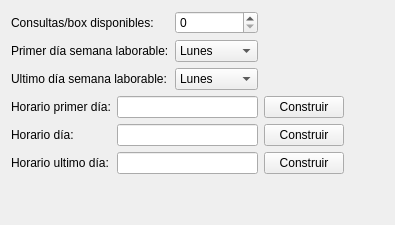
             <widget class="QWidget" name="tab_8">
              <attribute name="title">
               <string>Agenda</string>
              </attribute>
              <layout class="QGridLayout" name="gridLayout_15">
               <item row="4" column="3">
                <widget class="QPushButton" name="btnConstruir2">
                 <property name="text">
                  <string>Construir</string>
                 </property>
                </widget>
               </item>
               <item row="2" column="2">
                <widget class="QComboBox" name="cbo_ultimo_dia_semana">
                 <item>
                  <property name="text">
                   <string>Lunes</string>
                  </property>
                 </item>
                 <item>
                  <property name="text">
                   <string>Martes</string>
                  </property>
                 </item>
                 <item>
                  <property name="text">
                   <string>Miercoles</string>
                  </property>
                 </item>
                 <item>
                  <property name="text">
                   <string>Jueves</string>
                  </property>
                 </item>
                 <item>
                  <property name="text">
                   <string>Viernes</string>
                  </property>
                 </item>
                 <item>
                  <property name="text">
                   <string>Sabado</string>
                  </property>
                 </item>
                 <item>
                  <property name="text">
                   <string>Domingo</string>
                  </property>
                 </item>
                </widget>
               </item>
               <item row="0" column="2">
                <widget class="QSpinBox" name="txtConsultas"/>
               </item>
               <item row="5" column="0">
                <widget class="QLabel" name="label_48">
                 <property name="text">
                  <string>Horario ultimo día:</string>
                 </property>
                </widget>
               </item>
               <item row="4" column="0">
                <widget class="QLabel" name="label_47">
                 <property name="text">
                  <string>Horario día:</string>
                 </property>
                </widget>
               </item>
               <item row="0" column="0" colspan="2">
                <widget class="QLabel" name="label_43">
                 <property name="text">
                  <string>Consultas/box disponibles:</string>
                 </property>
                </widget>
               </item>
               <item row="5" column="3">
                <widget class="QPushButton" name="btnConstruir3">
                 <property name="text">
                  <string>Construir</string>
                 </property>
                </widget>
               </item>
               <item row="3" column="0">
                <widget class="QLabel" name="label_46">
                 <property name="text">
                  <string>Horario primer día:</string>
                 </property>
                </widget>
               </item>
               <item row="3" column="1" colspan="2">
                <widget class="QLineEdit" name="txt_horario_primer_dia">
                 <property name="clearButtonEnabled">
                  <bool>true</bool>
                 </property>
                </widget>
               </item>
               <item row="2" column="0" colspan="2">
                <widget class="QLabel" name="label_45">
                 <property name="text">
                  <string>Ultimo día semana laborable:</string>
                 </property>
                </widget>
               </item>
               <item row="5" column="1" colspan="2">
                <widget class="QLineEdit" name="txt_horario_ultimo_dia">
                 <property name="clearButtonEnabled">
                  <bool>true</bool>
                 </property>
                </widget>
               </item>
               <item row="4" column="1" colspan="2">
                <widget class="QLineEdit" name="txt_horario_dia_normal">
                 <property name="clearButtonEnabled">
                  <bool>true</bool>
                 </property>
                </widget>
               </item>
               <item row="3" column="4">
                <spacer name="horizontalSpacer_8">
                 <property name="orientation">
                  <enum>Qt::Horizontal</enum>
                 </property>
                 <property name="sizeHint" stdset="0">
                  <size>
                   <width>40</width>
                   <height>20</height>
                  </size>
                 </property>
                </spacer>
               </item>
               <item row="1" column="2">
                <widget class="QComboBox" name="cboPrimer_dia_laborable">
                 <item>
                  <property name="text">
                   <string>Lunes</string>
                  </property>
                 </item>
                 <item>
                  <property name="text">
                   <string>Martes</string>
                  </property>
                 </item>
                 <item>
                  <property name="text">
                   <string>Miercoles</string>
                  </property>
                 </item>
                 <item>
                  <property name="text">
                   <string>Jueves</string>
                  </property>
                 </item>
                 <item>
                  <property name="text">
                   <string>Viernes</string>
                  </property>
                 </item>
                 <item>
                  <property name="text">
                   <string>Sabado</string>
                  </property>
                 </item>
                 <item>
                  <property name="text">
                   <string>Domingo</string>
                  </property>
                 </item>
                </widget>
               </item>
               <item row="1" column="0" colspan="2">
                <widget class="QLabel" name="label_44">
                 <property name="text">
                  <string>Primer día semana laborable:</string>
                 </property>
                </widget>
               </item>
               <item row="3" column="3">
                <widget class="QPushButton" name="btnConstruir1">
                 <property name="text">
                  <string>Construir</string>
                 </property>
                </widget>
               </item>
               <item row="6" column="1">
                <spacer name="verticalSpacer_8">
                 <property name="orientation">
                  <enum>Qt::Vertical</enum>
                 </property>
                 <property name="sizeHint" stdset="0">
                  <size>
                   <width>20</width>
                   <height>40</height>
                  </size>
                 </property>
                </spacer>
               </item>
              </layout>
             </widget>
